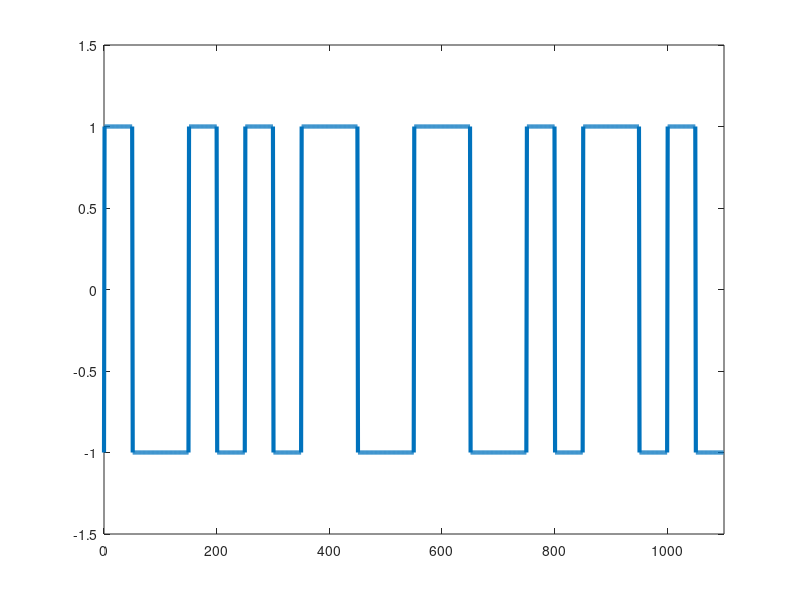

Write MATLAB code to recreate this figure.
input_data = [0 1 0 0 1 1 1 1 0 1 0];
bit_duration = 100;
time = 0:1:bit_duration*length(input_data);

% modulation
lastState = -1;
output_data = [lastState zeros(1, length(input_data)*bit_duration)];
index = 2;
for i=1:length(input_data)
  if input_data(i) == 1 % if input bit is 1
    for j=1:bit_duration/2
      output_data(index) = lastState;
      index = index + 1;
    endfor
    if lastState == 1
      lastState = -1;
    else
      lastState = 1;
    endif
    for j=1:bit_duration/2
      output_data(index) = lastState;
      index = index + 1;
    endfor
  else %% if input bit is 0
    if lastState == 1
      lastState = -1;
    else
      lastState = 1;
    endif
    for j=1:bit_duration/2
      fprintf('i am here\n');
      output_data(index) = lastState;
      index = index + 1;
    endfor
    if lastState == 1
      lastState = -1;
    else
      lastState = 1;
    endif
    for j=1:bit_duration/2
      output_data(index) = lastState;
      index = index + 1;
    endfor
  endif
endfor
plot(time, output_data, 'LineWidth', 3);
xlim([0 length(time)]);
ylim([-1.5 1.5]);

% demodulation
demodulated_data = zeros(1, (length(output_data)-1)/bit_duration);
index_dd = 1;
lastState = output_data(1);
for i=2:bit_duration:length(output_data)
  if lastState == output_data(i)
    demodulated_data(index_dd) = 1;
    index_dd = index_dd + 1;
    lastState = output_data(i+bit_duration-1);
  else
    demodulated_data(index_dd) = 0;
    index_dd = index_dd + 1;
    lastState = output_data(i+bit_duration-1);
  endif
endfor
demodulated_data